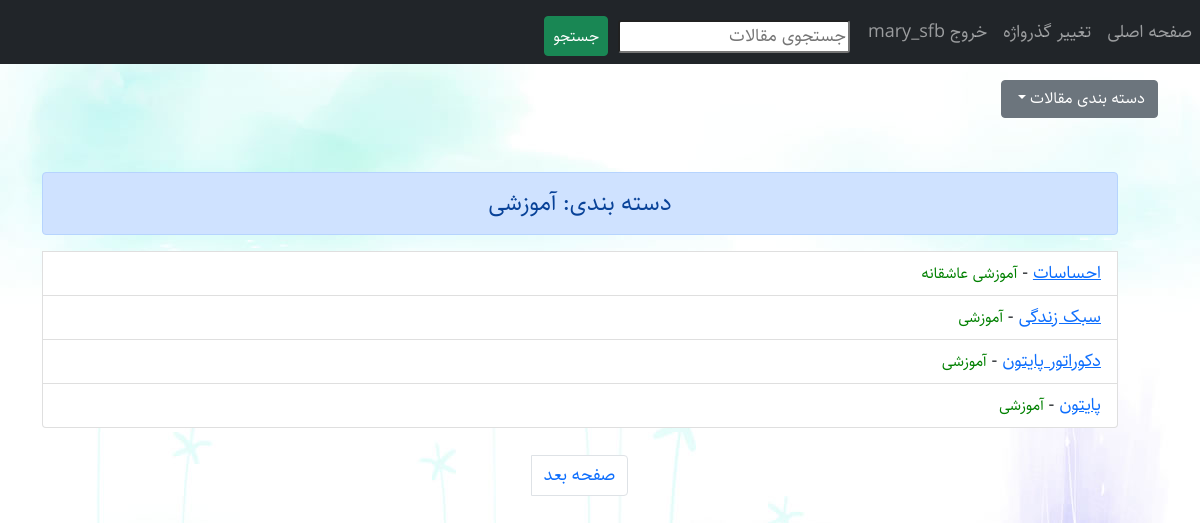
Page /category/educational/ (signed in) on the committed database.
### myblog/models.py (models this page shows, shortened)
class Category(models.Model):
    title = models.CharField(max_length=200)
    slug = models.SlugField(max_length=100, unique=True)
    status = models.BooleanField(default=True)
    position = models.IntegerField()
    class Meta:
        verbose_name = 'دسته بندی'
        verbose_name_plural = 'دسته بندی ها'
        ordering = ('position',)
    def get_absolute_url(self):
        return reverse('myblog:category', args=[self.slug])

class Article(models.Model):
    STATUS = (
        ('draft', 'Draft'),
        ('publish', 'Publish')
    )
    title = models.CharField(max_length=120, verbose_name='عنوان')
    slug = models.SlugField(max_length=120, unique=True)
    body = RichTextUploadingField(blank=True, null=True, verbose_name='بدنه مقاله')
    category = models.ManyToManyField(Category, related_name='articles', verbose_name='دسته بندی')
    publish_time = models.DateTimeField(default=timezone.now, verbose_name='زمان انتشار')
    created = models.DateTimeField(auto_now_add=True)
    updated = models.DateTimeField(auto_now=True)
    status = models.CharField(max_length=100, choices=STATUS, default='draft', verbose_name='وضعیت')
    writer = models.ForeignKey(User, on_delete=models.CASCADE, verbose_name='نویسنده')
    objects = PublishedArticleManager()
    hits = models.ManyToManyField(IPAddress, blank=True, through='ArticleHit', related_name='hits')
    class Meta:
        verbose_name = 'مقاله'
        verbose_name_plural = 'مقالات'
    def jpublish(self):
        return jalali_convertor(self.publish_time)
    jpublish.short_description = 'زمان انتشار'
    def get_absolute_url(self):
        return reverse('myblog:article_detail', args=[self.id, self.slug])
    def category_published(self):
        return self.category.filter(status=True)

### myblog/views.py (the view)
# urls.py: path('category/<slug:slug>/', views.category, name='category'),
def category(request, slug):
    category = get_object_or_404(Category, slug=slug, status=True)
    articles_list = category.articles.published()
    paginator = Paginator(articles_list, 4)
    page = request.GET.get('page')
    articles = paginator.get_page(page)
    all_categories = Category.objects.filter(status=True)
    return render(request, 'myblog/category.html', {'category': category, 'all_categories': all_categories, 'articles': articles})

### myblog/models.py (called while the page is built)
    def published(self):
        return self.filter(status='publish')

### myblog/templates/myblog/category.html (shortened to what this page needs)
{% extends 'base.html' %}
{% load static %}
{% block custom_tags %}
<link rel="stylesheet" href="{% static 'myblog/css/style.css' %}">
{% endblock %}
{% block content %}
<div class="dropdown">
  <button class="btn btn-secondary dropdown-toggle" type="button" id="dropdownMenuButton1" data-bs-toggle="dropdown" aria-expanded="false">
دسته بندی مقالات  </button>
</div>
<br/><br/>
    <ul class="list-group">
        <h4 class="alert alert-primary text-center"> دسته بندی: {{ category.title }}</h4>
    {% for article in articles %}
         <li class="list-group-item"><a href="{{ article.get_absolute_url }}">{{ article.title }}</a> -
             <small>{% for c in article.category_published.all %}
            {{ c.title }}
            {% endfor %}</small>
         </li>
    {% endfor %}
    </ul><br/>
<nav aria-label="Page navigation example">
  <ul class="pagination justify-content-center">
    <li class="page-item">
         {% if articles.has_next %}
      <a class="page-link" href="{% url 'myblog:category' category.slug %}?page={{ articles.next_page_number }}">صفحه بعد</a>
        {% endif %}
    </li>
  </ul>
</nav>
{% endblock %}

### templates/inc/navbar.html
<nav class="navbar navbar-expand-lg navbar-dark bg-dark">
  <div class="navbar-nav">
    <a class="nav-item nav-link" href="{% url 'myblog:all_articles' %}">صفحه اصلی </a>
    {% if request.user.is_authenticated %}
       <a class="nav-item nav-link" href="{% url 'accounts:password_change' %}">تغییر گذرواژه</a>
        <a class="nav-item nav-link" href="{% url 'accounts:user_logout' %}">خروج {{ request.user }}</a>
    {% else %}
    <a class="nav-item nav-link" href="{% url 'accounts:user_login' %}">ورود</a>
    <a class="nav-item nav-link" href="{% url 'accounts:user_register' %}">ثبت نام</a>
    {% endif %}
  </div>
    <form class="form-inline mt-2" action="{% url 'myblog:search' %}">
        <input type="text" name="q" placeholder="جستجوی مقالات" style="margin-right:10px;border-radius:3px">
        <button class="btn btn-success" style="padding:8px;margin-right:5px;height:40px">جستجو</button>
    </form>
</nav>

### static/myblog/css/rtl.css (style rules this page uses)
body { direction: rtl; text-align: right; font-family: "Sahel"; font-size: 18px; }

### static/myblog/css/style.css (style rules this page uses)
small { color : green; }
body { background-image: url('../img/background.jpg'); background-size:cover; }

### rows in the picture
Category: title "آموزشی"
Article: title "احساسات"
Category: title "عاشقانه"
Article: title "سبک زندگی"
Article: title "دکوراتور پایتون"
Article: title "پایتون"

### other values in the picture
{{ request.user }} "mary_sfb"
